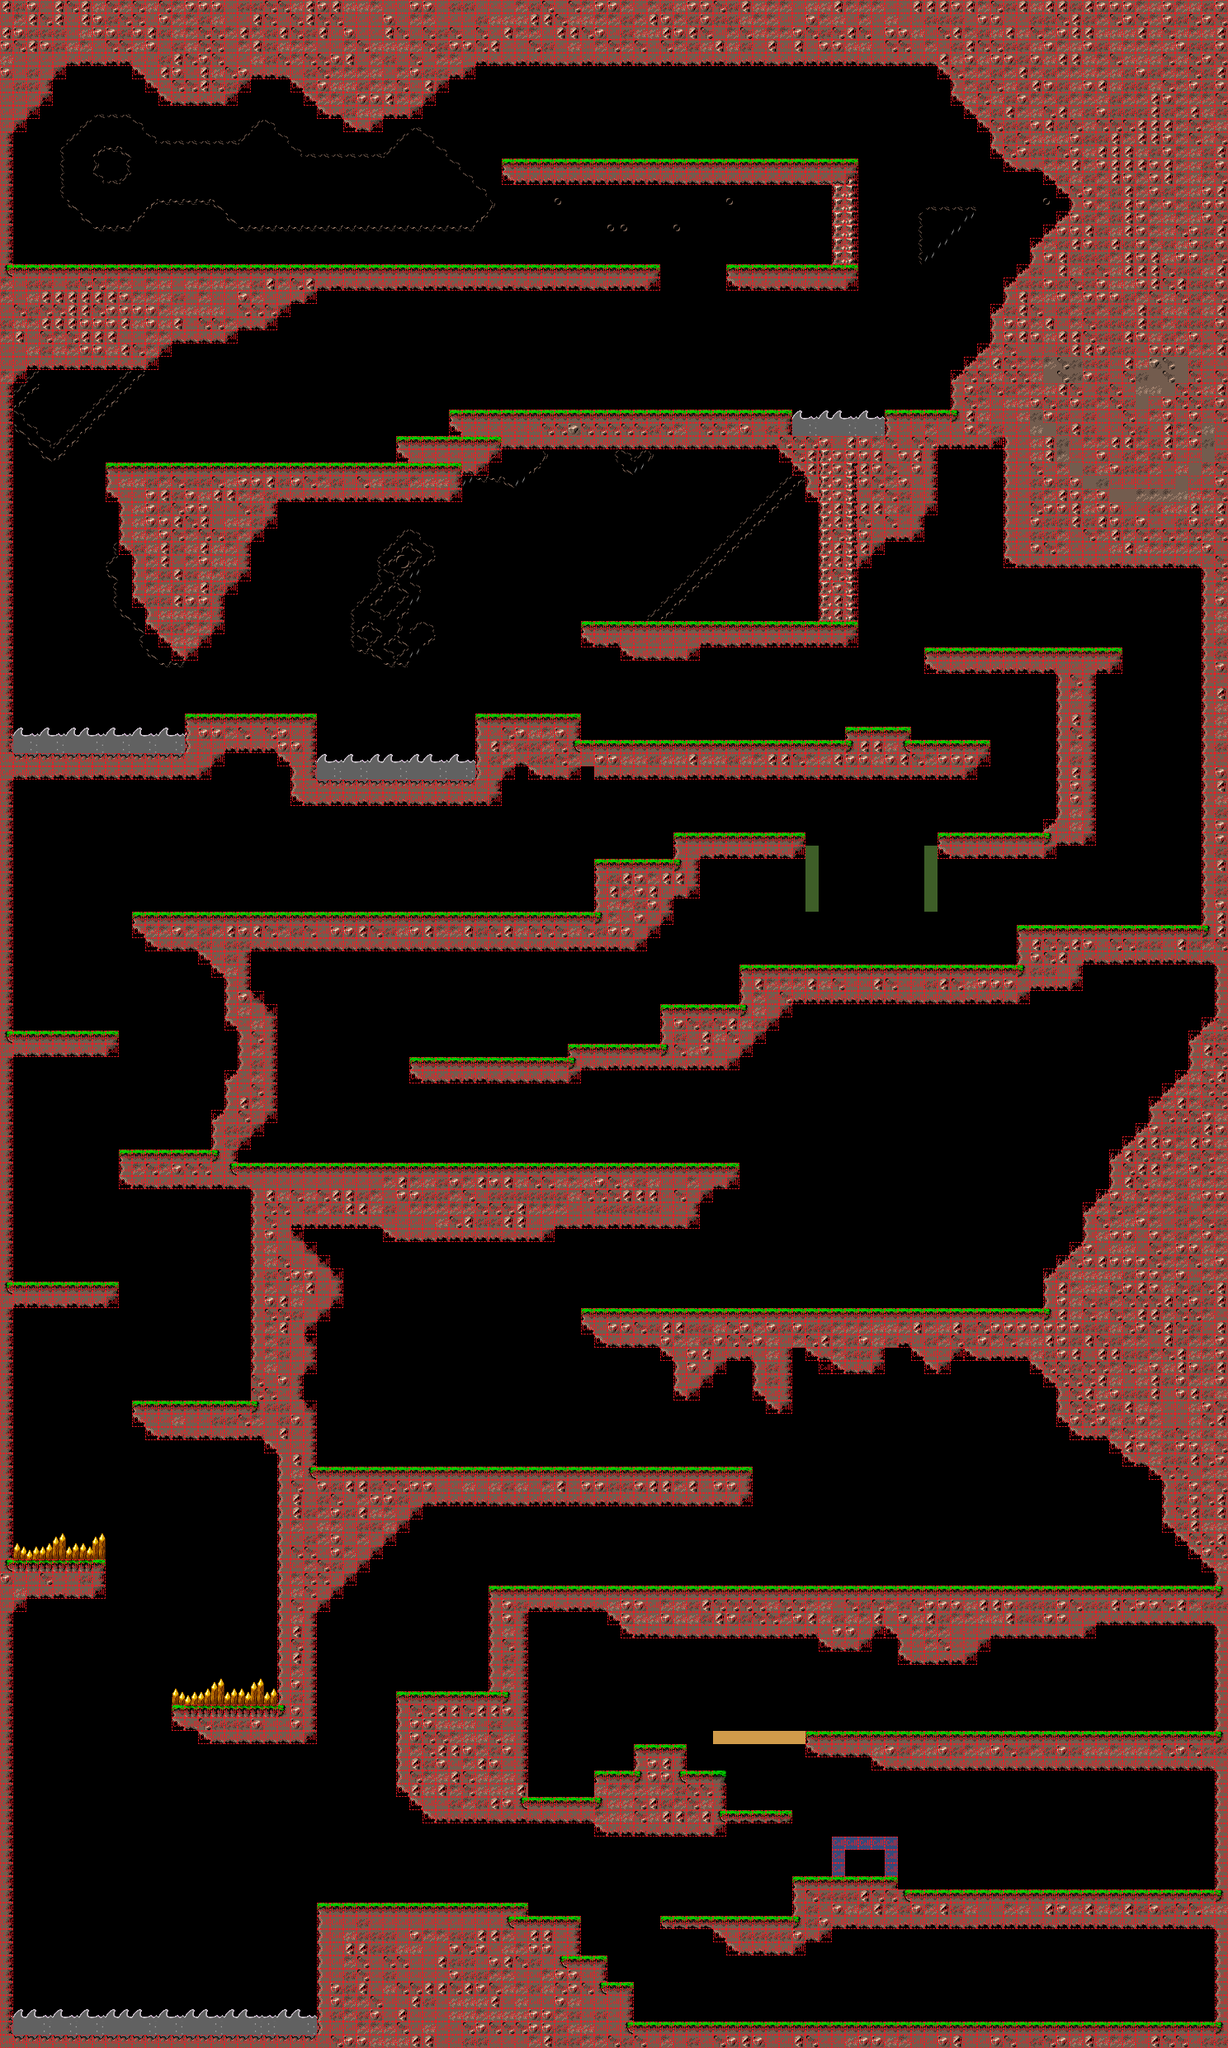

A 2D game scene composited from a Tiled map and its tileset images. What follows is a short description and the map's XML, with each tile layer's data collapsed to a summary:
An orthogonal 93x155 tile map with 16x16 px tiles, 5 tile layers (Background2, Background, Layer2, Layer1, ...) and 54 objects (15x RotatableObject, 11x HotButton, 8x Enemy, 7x ColorBucket, 4x MoveableObject, ...).

<map version="1.0" orientation="orthogonal" width="93" height="155" tilewidth="16" tileheight="16">
 <tileset firstgid="1" name="level" tilewidth="16" tileheight="16">
  <image source="area02_level_tiles.png" trans="ff00ff" width="256" height="192" />
 </tileset>
 <layer name="Background2" width="93" height="155">
  <data>[14415 cells, 50 non-empty, 10 distinct tile ids]</data>
 </layer>
 <layer name="Background" width="93" height="155">
  <data>[14415 cells, 14415 non-empty, 16 distinct tile ids]</data>
 </layer>
 <layer name="Layer2" width="93" height="155">
  <data>[14415 cells, 127 non-empty, 10 distinct tile ids]</data>
 </layer>
 <layer name="Layer1" width="93" height="155">
  <data>[14415 cells, 5169 non-empty, 41 distinct tile ids]</data>
 </layer>
 <layer name="Collision" width="93" height="155" opacity="0.87">
  <properties>
   <property name="invisible" value="true" />
  </properties>
  <data>[14415 cells, 5006 non-empty, 1 distinct tile ids]</data>
 </layer>
 <objectgroup name="Objects" width="93" height="155">
  <object name="PlayerStart" type="PlayerStart" x="128" y="256" width="64" height="64" />
  <object name="Platform1" type="MoveableObject" x="224" y="2000" width="96" height="16" />
  <object name="Platform2" type="MoveableObject" x="32" y="1808" width="96" height="16" />
  <object name="Platform4" type="MoveableObject" x="288" y="2320" width="96" height="16" />
  <object name="Platform3" type="MoveableObject" x="32" y="2224" width="96" height="16" />
  <object name="HotButton1" type="HotButton" x="944" y="288" width="32" height="32" />
  <object name="HotButton2" type="HotButton" x="704" y="464" width="32" height="32" />
  <object name="Door1" type="RotatableObject" x="1024" y="80" width="16" height="112" />
  <object name="TrapDoor1" type="RotatableObject" x="800" y="320" width="80" height="16" />
  <object name="ColorBucket2" type="ColorBucket" x="352" y="368" width="32" height="32" />
  <object name="Tomato1/Apple1" type="Enemy" x="146" y="494" width="64" height="64" />
  <object name="Door2" type="RotatableObject" x="624" y="352" width="16" height="144" />
  <object name="PaintPuddle1" type="HazardousLiquid" x="960" y="496" width="112" height="16" />
  <object name="Bridge1" type="RotatableObject" x="384" y="688" width="16" height="176" />
  <object name="HotButton3" type="HotButton" x="352" y="832" width="32" height="32" />
  <object name="Rainbow1" type="Rainbow" x="768" y="800" width="64" height="96" />
  <object name="PaintPuddle2" type="HazardousLiquid" x="16" y="880" width="208" height="16" />
  <object name="PaintPuddle3" type="HazardousLiquid" x="384" y="912" width="192" height="16" />
  <object name="ColorBucket3" type="ColorBucket" x="960" y="720" width="32" height="32" />
  <object name="Door3" type="RotatableObject" x="1184" y="816" width="16" height="80" />
  <object name="HotButton4" type="HotButton" x="1136" y="864" width="32" height="32" />
  <object name="Door5" type="RotatableObject" x="1296" y="688" width="16" height="96" />
  <object name="HotButton5" type="HotButton" x="1248" y="752" width="32" height="32" />
  <object name="Door4" type="RotatableObject" x="1104" y="656" width="112" height="16" />
  <object name="Grape1" type="Enemy" x="608" y="768" width="96" height="96" />
  <object name="Tomato2/Apple2" type="Enemy" x="944" y="832" width="64" height="64" />
  <object name="TrapDoor2.1" type="RotatableObject" x="976" y="1008" width="80" height="16" />
  <object name="TrapDoor2.2" type="RotatableObject" x="1056" y="1008" width="80" height="16" />
  <object name="ColorBucket4" type="ColorBucket" x="1040" y="944" width="32" height="224" />
  <object name="HotButton6" type="HotButton" x="832" y="976" width="32" height="32" />
  <object name="YellowPepper1" type="Enemy" x="960" y="1104" width="64" height="64" />
  <object name="YellowPepper2" type="Enemy" x="704" y="1344" width="64" height="64" />
  <object name="Tomato3" type="Enemy" x="1088" y="1520" width="64" height="64" />
  <object name="Tomato4" type="Enemy" x="1328" y="2032" width="64" height="64" />
  <object name="Door5" type="RotatableObject" x="496" y="976" width="16" height="128" />
  <object name="Door6" type="RotatableObject" x="496" y="1152" width="16" height="128" />
  <object name="Door4" type="RotatableObject" x="720" y="944" width="16" height="96" />
  <object name="HotButton8" type="HotButton" x="832" y="1184" width="32" height="32" />
  <object name="DeadlySpikes" type="DeadlySpikes" x="208" y="2032" width="128" height="32" />
  <object name="DeadlySpikes" type="DeadlySpikes" x="16" y="1856" width="112" height="32" />
  <object name="PaintPuddle4" type="HazardousLiquid" x="16" y="2432" width="368" height="16" />
  <object name="ColorBucket6" type="ColorBucket" x="640" y="1952" width="32" height="224" />
  <object name="ColorBucket8" type="ColorBucket" x="800" y="2416" width="32" height="32" />
  <object name="Carrot1" type="Enemy" x="1152" y="2224" width="64" height="64" />
  <object name="ColorBucket7" type="ColorBucket" x="1440" y="2256" width="32" height="32" />
  <object name="LevelEnd" type="LevelEnd" x="1440" y="2336" width="48" height="112" />
  <object name="Door/Bridge7" type="RotatableObject" x="960" y="1984" width="16" height="112" />
  <object name="Door8" type="RotatableObject" x="624" y="2208" width="96" height="16" />
  <object name="HotButton10" type="HotButton" x="992" y="2416" width="32" height="32" />
  <object name="Door9" type="RotatableObject" x="1280" y="2336" width="16" height="112" />
  <object name="HotButton11" type="HotButton" x="1440" y="2064" width="32" height="32" />
  <object name="HotButton7" type="HotButton" x="512" y="1072" width="32" height="32" />
  <object name="HotButton9" type="HotButton" x="512" y="1248" width="32" height="32" />
  <object name="ColorBucket5" type="ColorBucket" x="1232" y="1552" width="32" height="32" />
 </objectgroup>
</map>
